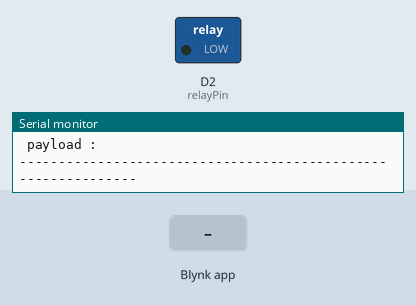
Recording of a sketch running on a simulated ESP8266 (NodeMCU). On the bench: switched loads named in the sketch (green lamp = pin HIGH), the last lines printed to the serial monitor. The inputs (shaded band) are chosen by the test bench. WiFi joins after 1.5 s; servers stay silent unless stated; uploads are accepted with an empty reply.

Above: at 3.0 s.
3.1 s: Blynk app writes 1 to V1
At 7.7 s:
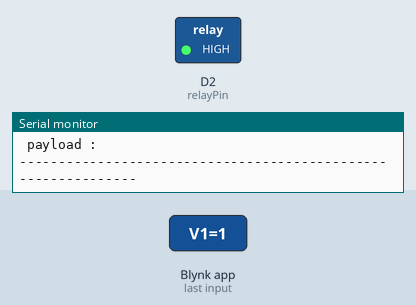
14.9 s: Blynk app writes 0 to V1
At 18.5 s:
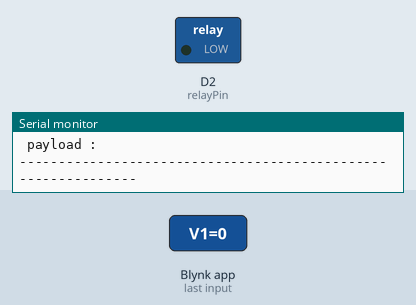
20.8 s: Blynk app writes 200 to V1
At 23.9 s:
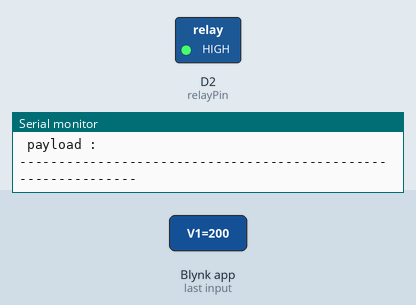
Timing chart, 0 to 25.4 s (numbered marks = the images above; inputs shaded):
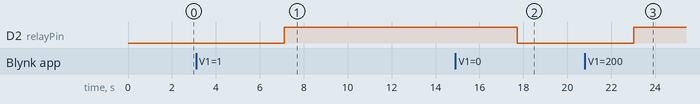

The sketch:

ESP8266_Code.ino
```cpp
#define BLYNK_TEMPLATE_ID "TMPL6I8OIU2lY"
#define BLYNK_TEMPLATE_NAME "Quickstart Template"
#define BLYNK_AUTH_TOKEN "d3ztTRx3_vreGIWozrytn0Fz0isc1Gcx"

#include <Blynk.h>
#include <ESP8266WiFi.h>
#include <ESP8266HTTPClient.h>
#include <BlynkSimpleEsp8266.h>

#define BLYNK_PRINT Serial

String URL = "http://ipaddress/fuelfusion/test_data.php";
const char* ssid = "namawifi";
const char* password = "passwordwifi";
double volume = 0.0;

const int relayPin = D2; // Define the digital pin for the relay

BLYNK_WRITE(V1) {
  int relayState = param.asInt(); // Get the value from the Blynk app (0 or 1)
  digitalWrite(relayPin, relayState); // Control the relay
}

void setup() {
  Serial.begin(9600);
  connectWiFi();
  Blynk.begin(BLYNK_AUTH_TOKEN, ssid, password);
  pinMode(relayPin, OUTPUT); // Set the relay pin as an output
}

void loop() {
  Blynk.run();

  if (WiFi.status() == WL_CONNECTED) {
    if (Serial.available() > 0) {
      String data = Serial.readStringUntil('\n');
      volume = data.toFloat();
      Serial.print("Received volume data: ");
      Serial.println(volume, 2);
    }

    String postData = "volume=" + String(volume);

    HTTPClient http;
    WiFiClient client;

    http.begin(client, URL);
    http.addHeader("Content-Type", "application/x-www-form-urlencoded");

    int httpCode = http.POST(postData);
    String payload = http.getString();

    Serial.print("URL : ");       Serial.println(URL);
    Serial.print(" Data : ");     Serial.println(postData);
    Serial.print(" httpCode : "); Serial.println(httpCode);
    Serial.print(" payload : ");  Serial.println(payload);
    Serial.println("--------------------------------------------------------------");

    http.end();
  }

  delay(5000);
}

void connectWiFi() {
  WiFi.mode(WIFI_STA);
  WiFi.begin(ssid, password);
  Serial.println("Connecting to WiFi");

  while (WiFi.status() != WL_CONNECTED) {
    delay(500);
    Serial.print(".");
  }

  Serial.print("Connected to : ");
  Serial.println(ssid);
  Serial.print("IP address: ");
  Serial.println(WiFi.localIP());
}
```

Measured:
- after the input at 3.1 s, D2 (relayPin): LOW → HIGH after 4.0 s
- after the input at 14.9 s, D2 (relayPin): HIGH → LOW after 2.8 s
- after the input at 20.8 s, D2 (relayPin): LOW → HIGH after 2.2 s
